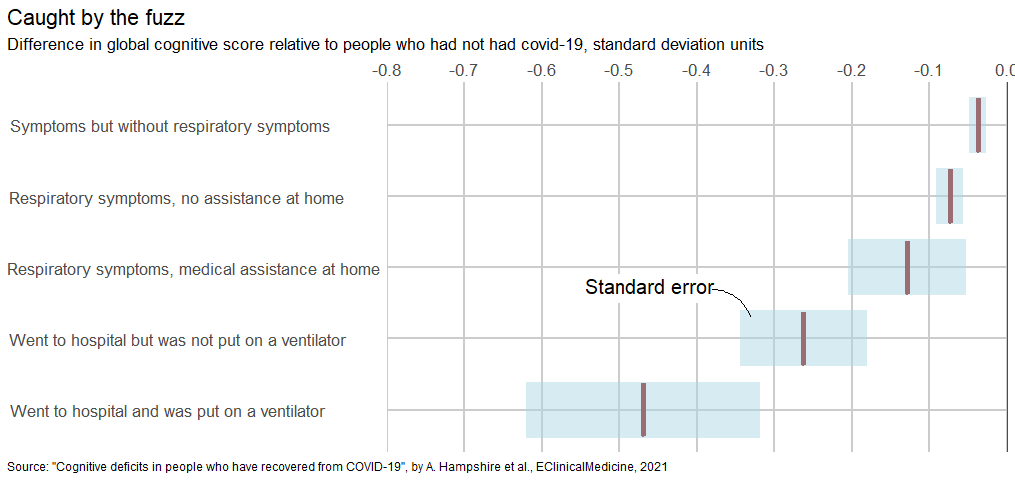

Source code (R):
# This is to replicate the Economist's daily chart of 2021/08/31
# On Covid-19 patients with severe symptoms suffer long-lasting cognitive impairments
# Author: Luke Korir
# Date: September 2021
# Data: "Cognitive deficits in people who have recovered from COVID-19", by A. Hampshire et al., EClinicalMedicine, 2021'
# _ _ _ _ _ _ _ _ _ _ _ _ _ _ _ _ _ _ _ _ _ _ _ _ _ _ _ _ _ _ _ _ _ _
library(ggplot2)

# Recreate the data as a dataframe
variable <- c("x5", "x4", "x3", "x2", "x1")

diff <- c(-0.03778, -0.07372, -0.12868, -0.26250, -0.46932)
serr <- c(0.01124, 0.01760, 0.07610, 0.08227, 0.15076)

dt <- data.frame(variable, diff, serr)
# _ _ _ _ _ _ _ _ _ _ _ _ _ _ _ _ _ _ _ _ _ _ _ _ _ _ _ _ _ _ _ _ _ _
# Start plotting
ggplot(dt, aes(diff, variable)) +
  theme_bw() +
  scale_x_continuous(limits = c(-0.8, 0), breaks = seq(-0.8, 0, by = 0.1), expand = c(0, 0), position = "top") +
  geom_boxplot(fill = "white", colour = "darkred", size = 1, weight = 2) +
  geom_errorbar(aes(xmax = diff + serr, xmin = diff - serr),
                position = "dodge", width = 0, size = 19, color = "lightblue", alpha = 0.5) +
  geom_vline(xintercept = 0, color = "red") +
  labs(title = "Caught by the fuzz",
       subtitle = "Difference in global cognitive score relative to people who had not had covid-19, standard deviation units",
       caption = 'Source: "Cognitive deficits in people who have recovered from COVID-19", by A. Hampshire et al., EClinicalMedicine, 2021') +
  theme(panel.border = element_blank(),
        panel.grid.major    = element_line(colour = "grey80", size = 1),
        panel.grid.minor    = element_blank(),
        axis.title.y = element_blank(),
        axis.title.x = element_blank(),
        axis.text = element_text(size = 12),
        plot.title = element_text(size = 16),
        plot.subtitle = element_text(size = 12),
        axis.ticks = element_blank(),
        plot.caption = element_text(hjust = 0), 
        plot.title.position = "plot",
        plot.caption.position =  "plot",
        axis.text.y = element_text(size=12,hjust=0.05)) + 
  scale_y_discrete('variable', labels = c(
    'x5' = 'Symptoms but without respiratory symptoms',
    'x4' = 'Respiratory symptoms, no assistance at home',
    'x3' = 'Respiratory symptoms, medical assistance at home',
    'x2' = 'Went to hospital but was not put on a ventilator',
    'x1' = 'Went to hospital and was put on a ventilator')) 
ggsave('covid_19_and_cognition.png',  dpi = 100)
# _ _ _ _ _ _ _ _ _ _  END  _ _ _ _ _ _ _ _ _ _ _ _ _ _ _ _ _